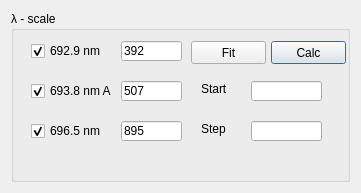
<?xml version="1.0" encoding="UTF-8"?>
<ui version="4.0">
 <class>LambdaDialog</class>
 <widget class="QDialog" name="LambdaDialog">
  <property name="geometry">
   <rect>
    <x>0</x>
    <y>0</y>
    <width>361</width>
    <height>193</height>
   </rect>
  </property>
  <property name="windowTitle">
   <string>λ - scale</string>
  </property>
  <layout class="QVBoxLayout" name="verticalLayout">
   <item>
    <widget class="QGroupBox" name="wlScaleBox">
     <property name="sizePolicy">
      <sizepolicy hsizetype="Preferred" vsizetype="Preferred">
       <horstretch>0</horstretch>
       <verstretch>0</verstretch>
      </sizepolicy>
     </property>
     <property name="minimumSize">
      <size>
       <width>330</width>
       <height>0</height>
      </size>
     </property>
     <property name="title">
      <string>λ - scale</string>
     </property>
     <widget class="QCheckBox" name="NeCheck1">
      <property name="geometry">
       <rect>
        <x>20</x>
        <y>30</y>
        <width>81</width>
        <height>20</height>
       </rect>
      </property>
      <property name="text">
       <string>692.9 nm</string>
      </property>
      <property name="checked">
       <bool>true</bool>
      </property>
     </widget>
     <widget class="QLineEdit" name="startEdit">
      <property name="geometry">
       <rect>
        <x>240</x>
        <y>70</y>
        <width>71</width>
        <height>20</height>
       </rect>
      </property>
     </widget>
     <widget class="QLineEdit" name="stepEdit">
      <property name="geometry">
       <rect>
        <x>240</x>
        <y>110</y>
        <width>71</width>
        <height>20</height>
       </rect>
      </property>
     </widget>
     <widget class="QLabel" name="label_2">
      <property name="geometry">
       <rect>
        <x>190</x>
        <y>70</y>
        <width>41</width>
        <height>16</height>
       </rect>
      </property>
      <property name="text">
       <string>Start</string>
      </property>
     </widget>
     <widget class="QLabel" name="label_4">
      <property name="geometry">
       <rect>
        <x>190</x>
        <y>110</y>
        <width>41</width>
        <height>16</height>
       </rect>
      </property>
      <property name="text">
       <string>Step</string>
      </property>
     </widget>
     <widget class="QPushButton" name="calcLmbdButt">
      <property name="geometry">
       <rect>
        <x>260</x>
        <y>30</y>
        <width>75</width>
        <height>23</height>
       </rect>
      </property>
      <property name="text">
       <string>Calc</string>
      </property>
      <property name="checkable">
       <bool>false</bool>
      </property>
     </widget>
     <widget class="QCheckBox" name="NeCheck2">
      <property name="geometry">
       <rect>
        <x>20</x>
        <y>70</y>
        <width>81</width>
        <height>20</height>
       </rect>
      </property>
      <property name="text">
       <string>693.8 nm Ar</string>
      </property>
      <property name="checked">
       <bool>true</bool>
      </property>
     </widget>
     <widget class="QCheckBox" name="NeCheck3">
      <property name="geometry">
       <rect>
        <x>20</x>
        <y>110</y>
        <width>81</width>
        <height>20</height>
       </rect>
      </property>
      <property name="text">
       <string>696.5 nm</string>
      </property>
      <property name="checked">
       <bool>true</bool>
      </property>
     </widget>
     <widget class="QPushButton" name="fitPxelButt">
      <property name="geometry">
       <rect>
        <x>180</x>
        <y>30</y>
        <width>75</width>
        <height>23</height>
       </rect>
      </property>
      <property name="text">
       <string>Fit</string>
      </property>
      <property name="checkable">
       <bool>false</bool>
      </property>
     </widget>
     <widget class="QLineEdit" name="NeEdit1">
      <property name="geometry">
       <rect>
        <x>110</x>
        <y>30</y>
        <width>61</width>
        <height>20</height>
       </rect>
      </property>
      <property name="text">
       <string>392</string>
      </property>
     </widget>
     <widget class="QLineEdit" name="NeEdit2">
      <property name="geometry">
       <rect>
        <x>110</x>
        <y>70</y>
        <width>61</width>
        <height>20</height>
       </rect>
      </property>
      <property name="text">
       <string>507</string>
      </property>
     </widget>
     <widget class="QLineEdit" name="NeEdit3">
      <property name="geometry">
       <rect>
        <x>110</x>
        <y>110</y>
        <width>61</width>
        <height>20</height>
       </rect>
      </property>
      <property name="text">
       <string>895</string>
      </property>
     </widget>
    </widget>
   </item>
  </layout>
 </widget>
 <resources/>
 <connections/>
</ui>
